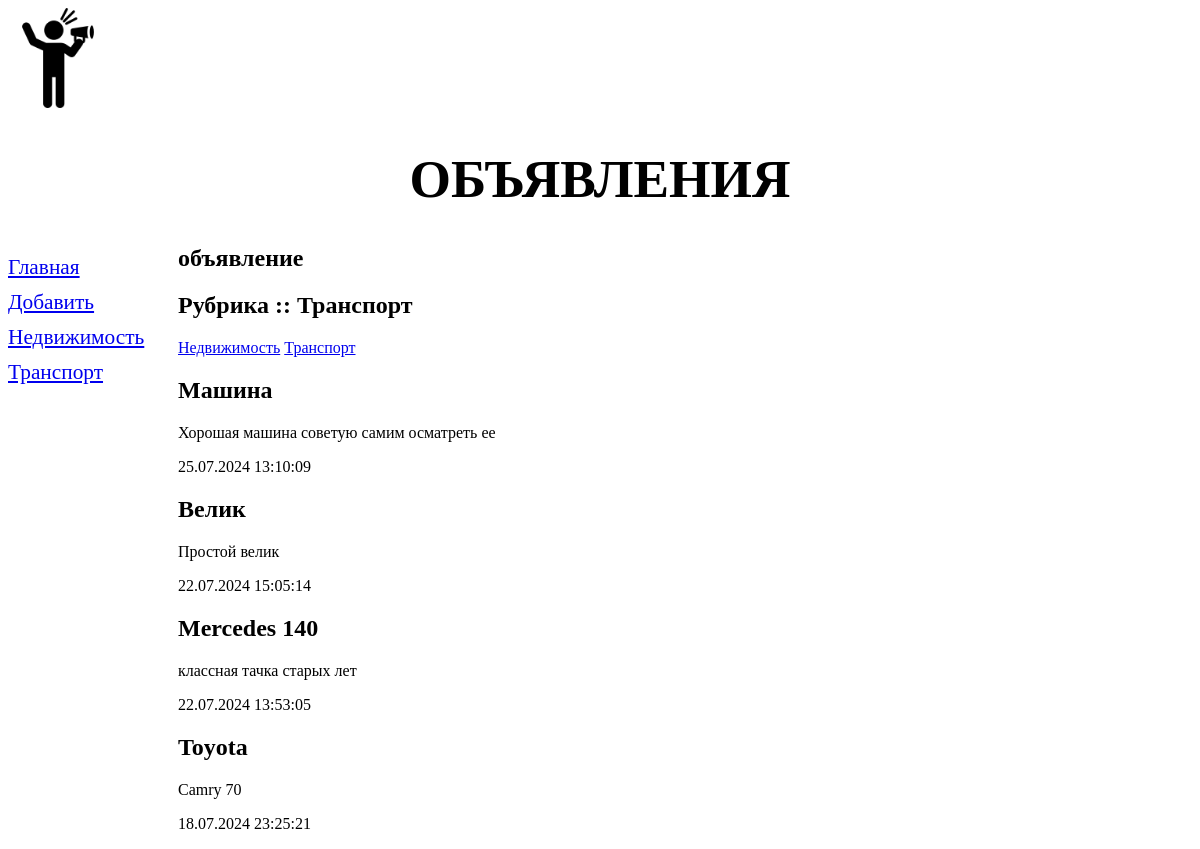
The page /bboard/2/ on the database as committed earlier.
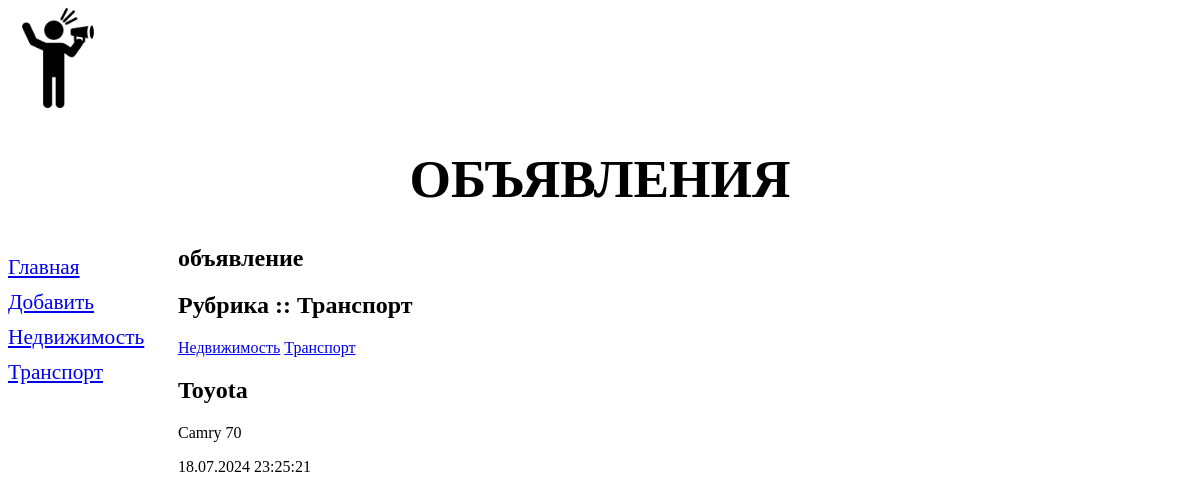
The same page on the database as committed later.
### bboard/models.py (models this page shows, shortened)
class Rubric(models.Model):
    name = models.CharField(
        max_length=20,
        verbose_name='Название',
        db_index=True)
    class Meta:
        verbose_name = 'Рубрика'
        verbose_name_plural = 'Рубрики'
        ordering = ['name']

class Bb(models.Model):
    class Kinds(models.TextChoices):
        BUY = 'b', 'Куплю'
        SELL = 's', 'Продам'
        EXCHANGE = 'c', 'Обменяю'
        RENT = 'r', 'Аренда'
    kind = models.CharField(
        max_length=1,
        verbose_name='Вид объявлений',
        choices=Kinds.choices,
        default=Kinds.SELL)
    title = models.CharField(max_length=50, verbose_name='Заголовок')
    content = models.TextField(null=True, blank=True, verbose_name='Описание')
    price = models.FloatField(null=True, blank=True, verbose_name='Цена')
    def get_first_rubric():
        return Rubric.objects.first()
    spare = models.ManyToManyField(Spare, verbose_name='Запчасти')
    rubric = models.ForeignKey(
        Rubric,
        null=True,
        on_delete=models.SET(get_first_rubric),
        verbose_name='Рубрика')
    measure = models.ForeignKey(
        Measure,
        blank=True,
        null=True,
        on_delete=models.CASCADE,
        verbose_name='Меры измерения')
    published = models.DateTimeField(
        auto_now_add=True,
        db_index=True,
        verbose_name='Дата публикации')
    class Meta:
        verbose_name = 'Объявление'
        verbose_name_plural = 'Объявления'
        ordering = ['-published','title']

### bboard/views.py (the view)
# urls.py: path('bboard/<int:rubric_id>/',by_rubric, name='by_rubric'),
def by_rubric(request, rubric_id):
    bbs = Bb.objects.filter(rubric=rubric_id)
    rubrics = Rubric.objects.all()
    current_rubric = Rubric.objects.get(pk=rubric_id)
    context = {
        'bbs': bbs,
        'rubrics': rubrics,
        'current_rubric': current_rubric
    }
    return render(
        request=request,
        template_name='bboard/by_rubric.html',
        context=context)

### bboard/templates/bboard/by_rubric.html (shortened to what this page needs)
{% extends 'layout/base.html' %}
{% block content %}
    <h1>объявление</h1>
    <h2>Рубрика :: {{ current_rubric.name }}</h2>
    <div>
        {% for rubric in rubrics %}
        <a href="{% url 'by_rubric' rubric.pk %}">{{ rubric.name }}</a>
        {% endfor %}
    </div>
    {% for bb in bbs %}
    <div>
        <h2>{{ bb.title }}</h2>
        <p>{{ bb.content }}</p>
        <p>{{ bb.published|date:"d.m.Y H:i:s" }}</p>
    </div>
    {% endfor %}
    {% endblock %}

### bboard/templates/layout/base.html (shortened to what this page needs)
{% load static %}
<!DOCTYPE html>
<html lang="en">
<head>
    <link rel="stylesheet" type="text/css" href="{% static 'css/style.css' %}">
</head>
<body>
    <div class="img">
        <img src="{% static 'bg.png' %}" alt="photo">
    </div>
    <header>
        <h1>Объявления</h1>
    </header>
    <nav>
    <a href="{% url 'index' %}">Главная</a>
    <a href="{% url 'add' %}">Добавить</a>
    {% for rubric in rubrics %}
    <a href="{% url 'by_rubric' rubric.pk %}">{{ rubric.name }}</a>
    {% endfor %}
    </nav>
    <section>
        {% block content %}
        {% endblock %}
    </section>
</body>
</html>

Rows that differ between the two databases and show on the page:
removed Bb: title "Машина", content "Хорошая машина советую самим осматреть ее", published "25.07.2024 13:10:09"
removed Bb: title "Велик", content "Простой велик", published "22.07.2024 15:05:14"
removed Bb: title "Mercedes 140", content "классная тачка старых лет", published "22.07.2024 13:53:05"
